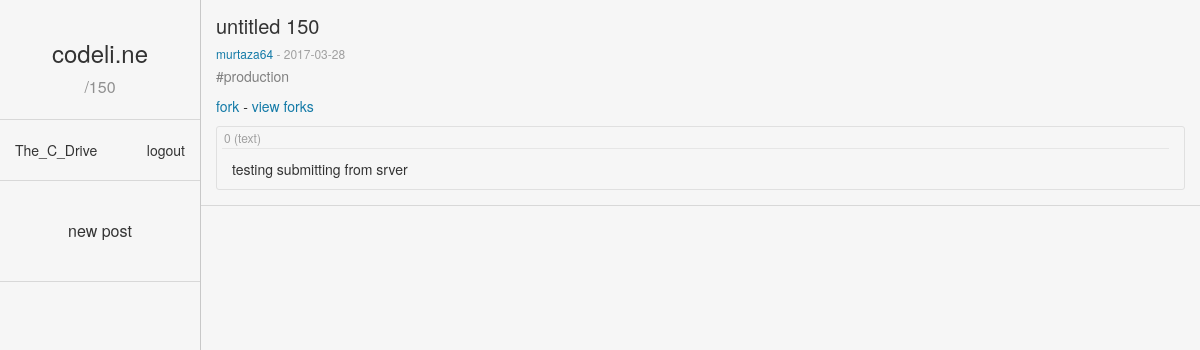
Page /150 (signed in) on the committed database.
### timeline/models.py (models this page shows, shortened)
class Post(models.Model):
    title = models.CharField(max_length=140)
    body = models.TextField()
    date = models.DateTimeField()
    last_updated = models.DateTimeField()
    edited = models.BooleanField(default=False)
    author = models.ForeignKey(User, default=1, on_delete=models.SET_NULL, null=True)
    parent = models.ForeignKey('Post', null=True, on_delete=models.SET_NULL)
    tags = models.ManyToManyField('Tag')
    private = models.BooleanField(default=False)

class Tag(models.Model):
    name = models.CharField(max_length = 140)
    lang = models.BooleanField(default = 0)
    def __str__(self):
        return self.name

### timeline/views.py (the view)
# urls.py: url(r'^(?P<pk>\d+)/?$', views.SinglePostView.as_view(), name='post'),
class SinglePostView(JSONPostViewMixin, DetailView):
    template_name = 'timeline/post_view.html'
    model = Post
    def get_context_data(self, **kwargs):
        context = super(SinglePostView, self).get_context_data(**kwargs)
        context['post'] = assemble_post(context['object'], self.request)
        context['object_list'] = [context['object']]
        context['subtitle'] = '/' + str(context['post']['id'])
        context['title'] = '{} | codeli.ne'.format(context['post']['title'])
        return context

### timeline/views.py (called while the page is built)
    def render_to_response(self, context, **response_kwargs):
        if self.request.GET.get('format') == 'json':
            return JsonResponse(
                dict(data=self.get_data(context)),
                **response_kwargs,
            )
        else:
            return super(JSONPostViewMixin, self).render_to_response(context, **response_kwargs)

### timeline/templates/timeline/post_view.html (shortened to what this page needs)
{% extends "timeline/header.html" %}
{% block lefttitle %}
  {% include 'timeline/includes/lefttitle.html' %}
{% endblock %}
{% block login %}
  {% include 'timeline/includes/login.html' %}
{% endblock %}
{% block sidebarlinks %}
  {% include 'timeline/includes/sidebarlinks.html' %}
{% endblock %}
{% block content %}
  {% include 'timeline/includes/post.html' %}
{% endblock %}

### timeline/templates/timeline/includes/login.html
<div class="row">
    <div class="container-fluid">
        {% if not user.is_authenticated %}
        <a class="loginlink" href="/login">login</a>
        <a class="loginlink" href="/register" style="float:right">register</a>
        {% else %}
        <a class="loginlink" href="/user/{{user.get_username}}">
            {{user.get_username}}
        </a>
        <a class="loginlink" href="/logout" style="float:right">logout</a>
        {% endif %}
    </div>
</div>

### timeline/templates/timeline/includes/post.html (shortened to what this page needs)
<div class="post">
  <p class="posttitle">
    <a class="title" href="/{{post.id}}">{{post.title}}</a>
  </p>
  <p class="postdate">
    {% if post.author %}
    <a href="/user/{{post.author}}/">{{post.author}}</a> -
    {% endif %}
    {{post.date|date:'Y-m-d'}}
  </p>
  <p class="posttags">
    {% for tag in post.tags %}
    <a class="taglink{% if tag.lang %} lang{% endif %}" href="/tag/{{tag}}">#{{tag}}</a>
    {% endfor %}
  </p>
  <p>
  <a href='/fork/{{post.id}}'>fork</a>
  -
  <a href='/{{post.id}}/forks'>view forks</a>
  </p>
  {% for i, cell in post.body %}
      {% if cell.type == 2 %}
          <pre class="codecell"><div class="cellindex code">{{i}}{% if cell.lang %} ({{cell.lang}}){% endif %}{% if cell.title %} - {{cell.title}}{% endif %}</div><code class = "{{cell.lang}}">{{cell.content}}</code></pre>
      {% else %}
        <div class="container-fluid cell text">
          <div class="cellindex">
              {{i}} ({% if cell.type == 0 %}text{% else %}markdown{% endif %}){% if cell.title %} - {{cell.title}}{% endif %}
          </div>
          <p>
              {{cell.content|safe}}
          </p>
        </div>
      {% endif %}
  {% endfor %}
</div>
<hr style='margin:15px -15px'>

### timeline/static/timeline/post_styles.css (style rules this page uses)
.container-fluid.cell { border:1px solid #e0e0e0; border-radius:3px; margin-bottom:10px; }
.container-fluid.cell.text p { margin-top: 10px; }
.cellindex { padding:2px; margin-left:-10px; color:#a0a0a0; font-size:12px; border-bottom:1px solid #e6e6e6; font-family:"Helvetica Neue",Helvetica,Arial,sans-serif; }
.postdate { color: #a0a0a0; margin-bottom: 4px; }
.posttags { color: #808080; }
a.taglink { color: inherit; }
p.postdate { font-size:12px; }
.posttitle { font-size:20px; margin-top:12px; margin-bottom:4px; }

### timeline/static/timeline/styles.css (style rules this page uses)
a.title { color: inherit; }
a { color: #137aa7 }
hr { border-color: #d8d8d8; }
.loginlink { color: #333333; }

### timeline/templates/timeline/header.html (style rules this page uses)
html, body { height:100% }

### rows in the picture
Post: title "untitled 150", date "2017-03-28"
Tag: name "production"

### other values in the picture
{{ subtitle }} "/150"
{{ user.get_username }} "The_C_Drive"
{{ post.author }} "murtaza64"
{{ i }} "0"
{{ cell.content|safe }} "testing submitting from srver"
